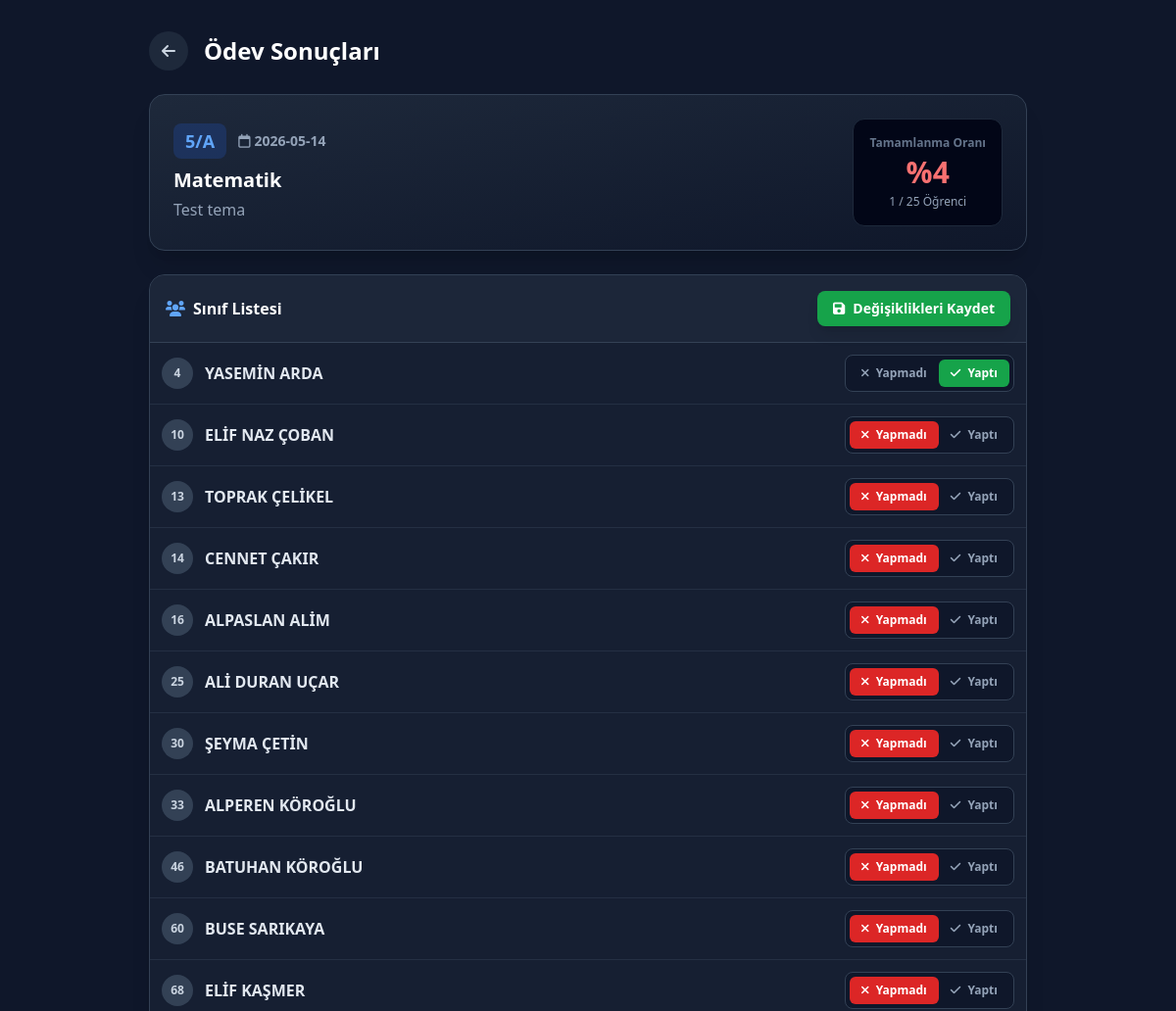
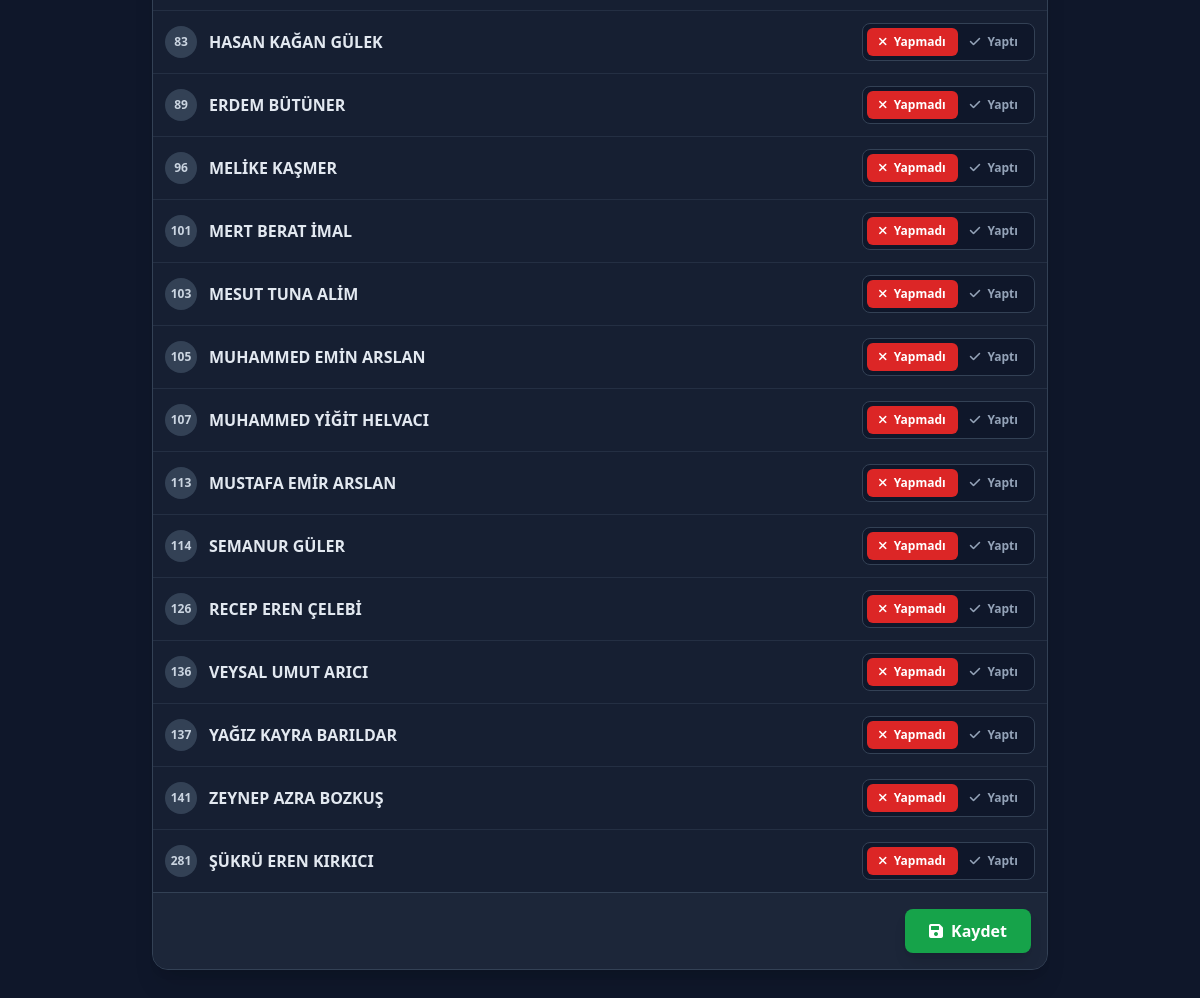
The app's page /odev/1 (signed in) with its own data (2 pictures, top to bottom).
### tables this page shows
CREATE TABLE siniflar (
            id        INTEGER PRIMARY KEY AUTOINCREMENT,
            sinif_adi TEXT NOT NULL UNIQUE
        );

CREATE TABLE odevler (
            id INTEGER PRIMARY KEY AUTOINCREMENT,
            sinif_id INTEGER NOT NULL REFERENCES siniflar(id),
            ogretmen_id INTEGER NOT NULL REFERENCES ogretmenler(id),
            baslik TEXT NOT NULL,
            aciklama TEXT NOT NULL DEFAULT '',
            son_tarih TEXT NOT NULL,
            ders TEXT NOT NULL DEFAULT 'Genel',
            tarih TEXT NOT NULL
        , ders_adi TEXT NOT NULL DEFAULT '', tema_adi TEXT NOT NULL DEFAULT '');

CREATE TABLE ogrenciler (
            id        INTEGER PRIMARY KEY AUTOINCREMENT,
            ad_soyad  TEXT    NOT NULL,
            sinif_id  INTEGER NOT NULL REFERENCES siniflar(id),
            ogr_no    INTEGER NOT NULL
        );

### web_app.py (the view)
@app.route("/odev/<int:odev_id>", methods=["GET", "POST"])
@giris_zorunlu
def odev_tema_detay(odev_id):
    oid = session["ogretmen_id"]
    from database import odev_detay_getir, odev_durum_guncelle
    detay = odev_detay_getir(odev_id, oid)
    if not detay:
        return redirect(url_for("odevler"))
    if request.method == "POST":
        for key, val in request.form.items():
            if key.startswith("durum_"):
                ogr_id = int(key.split("_")[1])
                odev_durum_guncelle(odev_id, ogr_id, val)
        return redirect(url_for("odev_tema_detay", odev_id=odev_id))
    return render_template(
        "odev_detay.html",
        odev=detay["odev"],
        ogrenciler=detay["ogrenciler"],
        yetki=session.get("ogretmen_yetki"),
    )

### database.py (called while the page is built)
def _conn() -> sqlite3.Connection:
    c = sqlite3.connect(DB_PATH)
    c.row_factory = sqlite3.Row
    c.execute("PRAGMA foreign_keys = ON")
    return c

### web_app.py (called while the page is built, shortened)
def giris_zorunlu(fn):
    from functools import wraps
    @wraps(fn)
    def wrapper(*args, **kwargs):
        if "ogretmen_id" not in session:
            return redirect(url_for("login"))
        if session.get("ogretmen_id") and session.get("ogretmen_yetki") is None:
            session["ogretmen_yetki"] = ogretmen_yetki_al(session["ogretmen_id"])
        return fn(*args, **kwargs)
    return wrapper

def bilgilendirme_yetkili_mi() -> bool:
    return "ogretmen_id" in session

def _bilgilendirme_hedefi() -> str | None:
    if session.get("veli_ogrenci_id"):
        return "veli"
    if session.get("ogrenci_giris"):
        return "ogrenci"
    if session.get("ogretmen_id"):
        return "ogretmen"
    return None

def _bilgilendirme_ana_ekran_mi(hedef: str) -> bool:
    ana_ekranlar = {
        "ogretmen": {"dashboard"},
        "ogrenci": {"ogrenci_gorunum", "ogrenci_gelisim_panel"},
        "veli": {"veli_panel"},
    }
    return request.endpoint in ana_ekranlar.get(hedef, set())

@app.context_processor
def _bilgilendirme_context():
    return {
        "bilgilendirme_yetkili": bilgilendirme_yetkili_mi(),
    }

@app.after_request
def _bilgilendirme_modal_ekle(response):
    try:
        if response.direct_passthrough:
            return response
        if not (response.content_type or "").startswith("text/html"):
            return response
        hedef = _bilgilendirme_hedefi()
        if not hedef:
            return response
        if not _bilgilendirme_ana_ekran_mi(hedef):
            return response
    except Exception:
        pass
    return response

### templates/odev_detay.html (shortened to what this page needs)
<!DOCTYPE html>
<html lang="tr">
<head>
    <script src="https://cdn.tailwindcss.com"></script>
    <link href="https://cdnjs.cloudflare.com/ajax/libs/font-awesome/6.0.0/css/all.min.css" rel="stylesheet">
</head>
<body class="p-4 md:p-8">
    <div class="max-w-4xl mx-auto space-y-6">
        <div class="flex items-center gap-4 mb-4">
            <a href="/odevler" class="w-10 h-10 rounded-full bg-slate-800 flex items-center justify-center hover:bg-slate-700 transition text-slate-300">
                <i class="fa-solid fa-arrow-left"></i>
            </a>
            <h1 class="text-2xl font-black text-white flex-1">Ödev Sonuçları</h1>
        </div>
        <div class="bg-gradient-to-br from-slate-800 to-slate-900 p-6 rounded-2xl border border-slate-700 shadow-xl">
            <div class="flex flex-col md:flex-row justify-between md:items-center gap-4">
                <div>
                    <div class="flex items-center gap-3 mb-2">
                        <span class="px-3 py-1 bg-blue-600/20 text-blue-400 font-black rounded-lg text-lg">{{ odev.sinif_adi }}</span>
                        <span class="text-sm font-bold text-slate-400"><i class="fa-regular fa-calendar mr-1"></i>{{ odev.tarih[:10] }}</span>
                    </div>
                    <div class="text-xl font-bold text-white mb-1">{{ odev.ders_adi }}</div>
                    <div class="text-slate-400">{{ odev.tema_adi }}</div>
                </div>
                <div class="bg-slate-950 p-4 rounded-xl border border-slate-800 text-center min-w-[120px]">
                    <div class="text-xs font-bold text-slate-500 mb-1">Tamamlanma Oranı</div>
                    {% set completed = ogrenciler | selectattr('durum', 'equalto', 'tamamladi') | list | length %}
                    {% set total = ogrenciler | length %}
                    {% set percent = (completed / total * 100) | round | int if total > 0 else 0 %}
                    <div class="text-3xl font-black {{ 'text-green-400' if percent >= 80 else ('text-amber-400' if percent >= 50 else 'text-red-400') }}">
                        %{{ percent }}
                    </div>
                    <div class="text-xs text-slate-400 mt-1">{{ completed }} / {{ total }} Öğrenci</div>
                </div>
            </div>
        </div>
        <form method="POST" class="bg-slate-800/50 rounded-2xl border border-slate-700 overflow-hidden shadow-xl">
            <div class="flex justify-between items-center p-4 border-b border-slate-700 bg-slate-800/80">
                <h3 class="font-bold text-white"><i class="fa-solid fa-users mr-2 text-blue-400"></i>Sınıf Listesi</h3>
                <button type="submit" class="px-4 py-2 bg-green-600 hover:bg-green-500 text-white text-sm font-bold rounded-lg shadow-lg transition flex items-center gap-2">
                    <i class="fa-solid fa-save"></i> Değişiklikleri Kaydet
                </button>
            </div>
            <div class="divide-y divide-slate-700/50">
                {% for ogr in ogrenciler %}
                <div class="flex items-center justify-between p-3 hover:bg-slate-700/30 transition">
                    <div class="flex items-center gap-3">
                        <div class="w-8 h-8 rounded-full bg-slate-700 flex items-center justify-center text-xs font-black text-slate-300">
                            {{ ogr.ogr_no }}
                        </div>
                        <div class="font-bold text-slate-200">{{ ogr.ad_soyad }}</div>
                    </div>
                    <div class="flex bg-slate-900 rounded-lg p-1 border border-slate-700">
                        <div class="relative">
                            <label for="no_{{ ogr.id }}" class="cursor-pointer px-3 py-1.5 rounded-md text-xs font-bold text-slate-400 transition hover:bg-slate-800 inline-block">
                                <i class="fa-solid fa-xmark mr-1"></i> Yapmadı
                            </label>
                        </div>
                        <div class="relative">
                            <label for="yes_{{ ogr.id }}" class="cursor-pointer px-3 py-1.5 rounded-md text-xs font-bold text-slate-400 transition hover:bg-slate-800 inline-block">
                                <i class="fa-solid fa-check mr-1"></i> Yaptı
                            </label>
                        </div>
                    </div>
                </div>
                {% endfor %}
            </div>
            <div class="p-4 border-t border-slate-700 bg-slate-800/80 flex justify-end">
                <button type="submit" class="px-6 py-2.5 bg-green-600 hover:bg-green-500 text-white font-bold rounded-lg shadow-lg transition">
                    <i class="fa-solid fa-save mr-2"></i>Kaydet
                </button>
            </div>
        </form>
    </div>
</body>
</html>

### templates/odev_detay.html (style rules this page uses)
body { background: #0f172a; color: #f8fafc; font-family: 'Segoe UI', system-ui, sans-serif; }
.radio-tamamladi:checked + label { background-color: #16a34a; color: white; border-color: #16a34a; }
.radio-tamamlamadi:checked + label { background-color: #dc2626; color: white; border-color: #dc2626; }

### records on screen
siniflar: sinif_adi "5/A"
odevler: tarih "2026-05-14"
ogrenciler: ogr_no "4", ad_soyad "YASEMİN ARDA"
ogrenciler: ogr_no "10", ad_soyad "ELİF NAZ ÇOBAN"
ogrenciler: ogr_no "13", ad_soyad "TOPRAK ÇELİKEL"
ogrenciler: ogr_no "14", ad_soyad "CENNET ÇAKIR"
ogrenciler: ogr_no "16", ad_soyad "ALPASLAN ALİM"
ogrenciler: ogr_no "25", ad_soyad "ALİ DURAN UÇAR"
ogrenciler: ogr_no "30", ad_soyad "ŞEYMA ÇETİN"
ogrenciler: ogr_no "33", ad_soyad "ALPEREN KÖROĞLU"
ogrenciler: ogr_no "46", ad_soyad "BATUHAN KÖROĞLU"
ogrenciler: ogr_no "60", ad_soyad "BUSE SARIKAYA"
ogrenciler: ogr_no "68", ad_soyad "ELİF KAŞMER"
ogrenciler: ogr_no "83", ad_soyad "HASAN KAĞAN GÜLEK"
ogrenciler: ogr_no "89", ad_soyad "ERDEM BÜTÜNER"
ogrenciler: ogr_no "96", ad_soyad "MELİKE KAŞMER"
ogrenciler: ogr_no "101", ad_soyad "MERT BERAT İMAL"
ogrenciler: ogr_no "103", ad_soyad "MESUT TUNA ALİM"
ogrenciler: ogr_no "105", ad_soyad "MUHAMMED EMİN ARSLAN"
ogrenciler: ogr_no "107", ad_soyad "MUHAMMED YİĞİT HELVACI"
ogrenciler: ogr_no "113", ad_soyad "MUSTAFA EMİR ARSLAN"
ogrenciler: ogr_no "114", ad_soyad "SEMANUR GÜLER"
ogrenciler: ogr_no "126", ad_soyad "RECEP EREN ÇELEBİ"
ogrenciler: ogr_no "136", ad_soyad "VEYSAL UMUT ARICI"
ogrenciler: ogr_no "137", ad_soyad "YAĞIZ KAYRA BARILDAR"
ogrenciler: ogr_no "141", ad_soyad "ZEYNEP AZRA BOZKUŞ"
ogrenciler: ogr_no "281", ad_soyad "ŞÜKRÜ EREN KIRKICI"

### other values on screen
{{ odev.ders_adi }} "Matematik"
{{ odev.tema_adi }} "Test tema"
{{ percent }} "4"
{{ completed }} "1"
{{ total }} "25"
